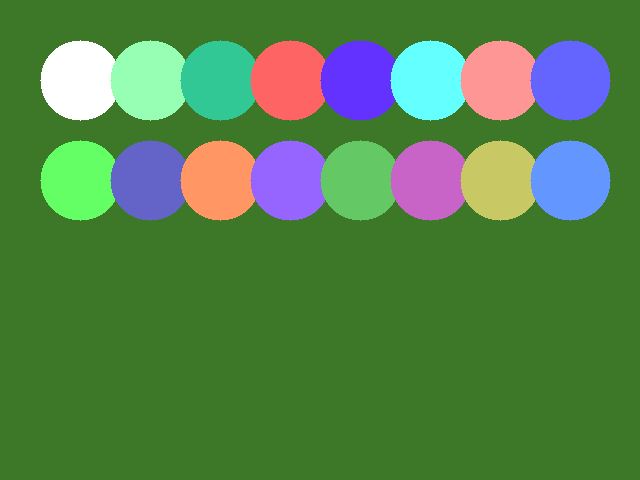
#> input picture tests/fixtures/fixture_16_balls.png, 640 x 480 px
$ python -i detection.py   (imports and definitions only)
#> lines starting #> are read from the running program, lines starting #| are printed output that depends on the picture
#> further down, picture is the input picture: shape (480, 640, 3); mean B, G, R 75.6, 130.9, 83.5
import cv2
import numpy as np
import logging
from dataclasses import dataclass, replace
from functools import lru_cache
from typing import Optional, Union
from src.constants import (
    BALL_DIAMETER_IN, ON_TABLE_MIN_FRACTION, ISOLATION_RING_MAX_FRACTION,
    MIN_COLOR_COVERAGE, MIN_BLACK_COVERAGE, MIN_OWN_COLOR,
    BALL_NUMBERS_BY_COLOR, STRIPE_MIN_WHITE,
    CLOTH_REFERENCE_BGR, CLOTH_GAIN_LIMITS, MAROON_MIN_HIGHLIGHT, BLUE_PURPLE_HUE_SPLIT,
    OFF_CLOTH_GAIN, OFF_CLOTH_HOUGH_PARAM2,
    WHITE_UP_MIN_BAND_PX, WHITE_UP_MIN_SHARE, UNKNOWN_STRIPE, WHITE_UP_MIN_WHITE,
    PLAYER_MIN_AREA_PX, PLAYER_OFF_CLOTH_LEVEL,
)

logger = logging.getLogger(__name__)


@dataclass
class Detection:
    center_px: tuple[float, float]
    radius_px: float
    is_cue_ball: bool
    color_label: str
    ball: Optional[Union[int, str]] = None  # "cue", 1-15, UNKNOWN_STRIPE, or None if unknown


# [80 lines left out: functions table_mask, _disc_template, fraction_on_table, hsv_range_mask, _cloth_sample_index, correct_to_cloth and 1 more, not called in this run]


def off_cloth_image(frame: np.ndarray) -> np.ndarray:
    """How far each pixel's color is from the cloth around it (summed per-channel difference
    from a smoothed local background), as uint8. Balls, including the maroon ones that are
    nearly the cloth's color, show up as rings from their shading and shadow."""
    small = cv2.resize(frame, None, fx=0.25, fy=0.25, interpolation=cv2.INTER_AREA)
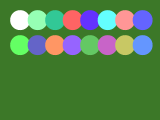
#> small: shape (120, 160, 3); mean B, G, R 75.6, 130.9, 83.5
    background = cv2.resize(cv2.medianBlur(small, 15), (frame.shape[1], frame.shape[0]),
                            interpolation=cv2.INTER_LINEAR)
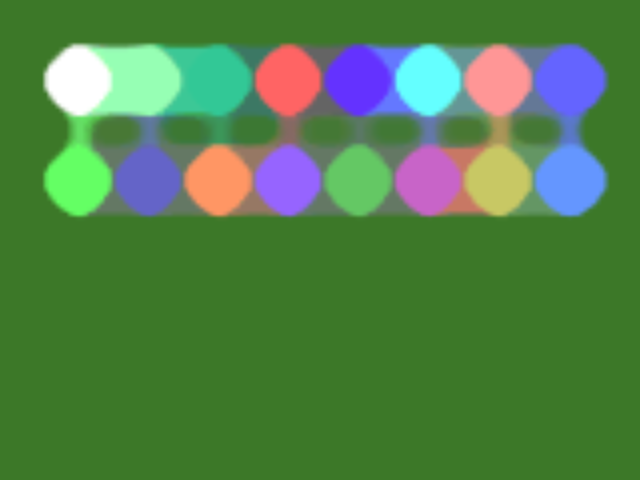
#> background: shape (480, 640, 3); mean B, G, R 73.5, 129.4, 81.2
    diff = cv2.absdiff(frame, background)
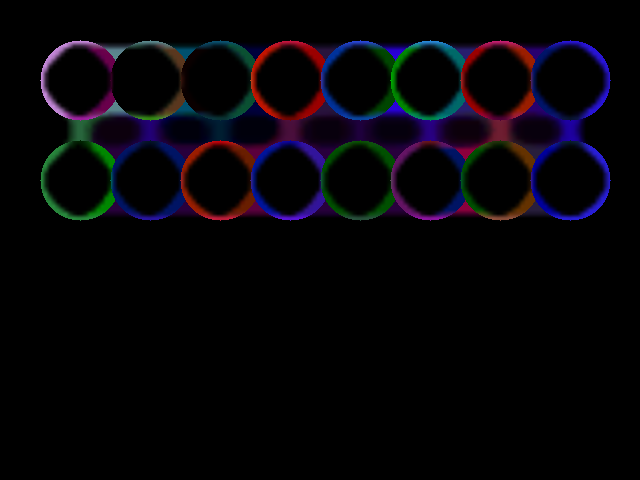
#> diff: shape (480, 640, 3); mean B, G, R 8.2, 4.1, 5.7
    total = cv2.transform(diff, np.full((1, 3), OFF_CLOTH_GAIN, dtype=np.float32))
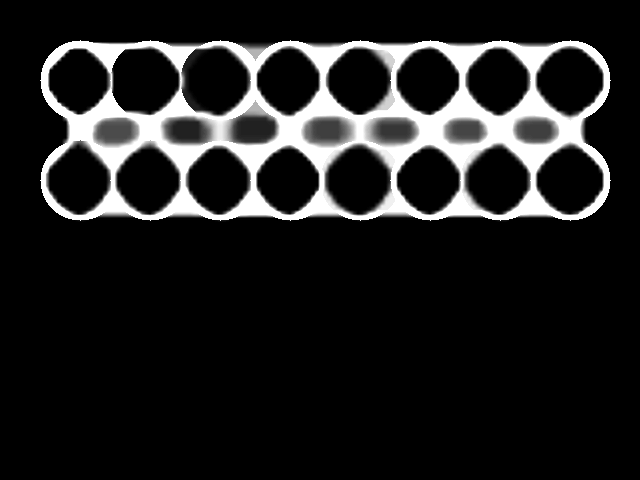
#> total: shape (480, 640); min 0, max 255, mean 32.6
    return cv2.GaussianBlur(total, (5, 5), 0)


# [288 lines left out: functions player_over_table, compute_expected_radius_px, detect_balls, _detect_balls, not called in this run]

>>> import cv2
>>> picture = cv2.imread('../tests/fixtures/fixture_16_balls.png')
>>> result = off_cloth_image(picture)

$ run again, on tests/fixtures/fixture_near_rail.png
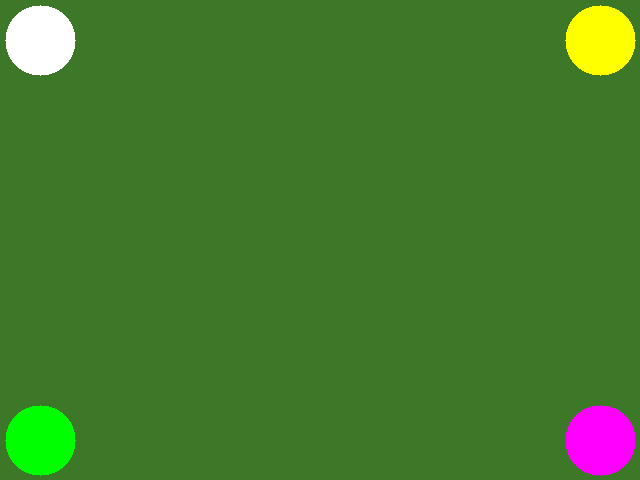
#> input picture tests/fixtures/fixture_near_rail.png, 640 x 480 px
#> picture is the input picture: shape (480, 640, 3); mean B, G, R 44.4, 123.6, 66.6
#> in off_cloth_image, `diff = cv2.absdiff(frame, background)`:
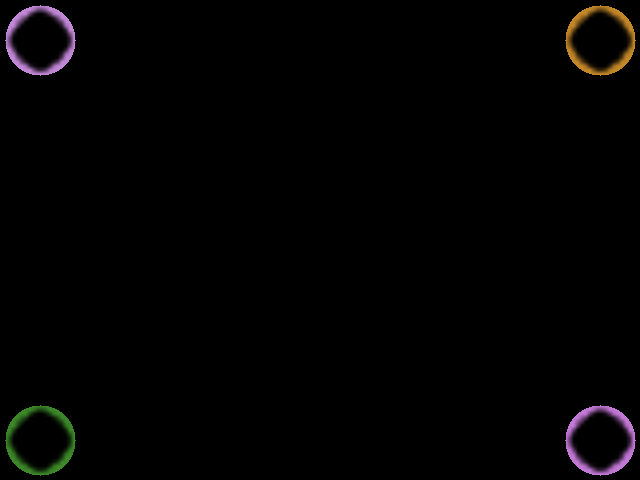
#> diff: shape (480, 640, 3); mean B, G, R 2.1, 2.1, 2.6
#> in off_cloth_image, `total = cv2.transform(diff, np.full((1, 3), OFF_CLOTH_GAIN, dtype=np.f..`:
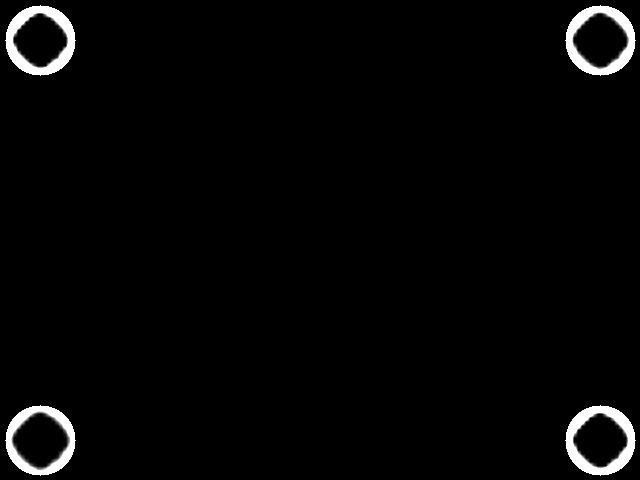
#> total: shape (480, 640); min 0, max 255, mean 6.1

$ run again, on tests/fixtures/fixture_noise.png
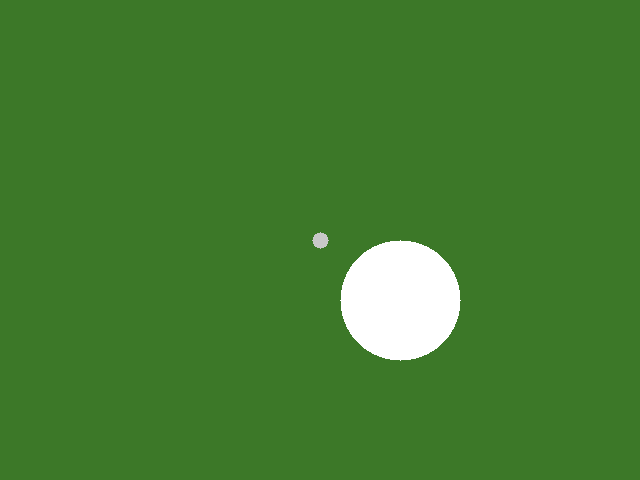
#> input picture tests/fixtures/fixture_noise.png, 640 x 480 px
#> picture is the input picture: shape (480, 640, 3); mean B, G, R 48, 125, 67.3
#> in off_cloth_image, `diff = cv2.absdiff(frame, background)`:
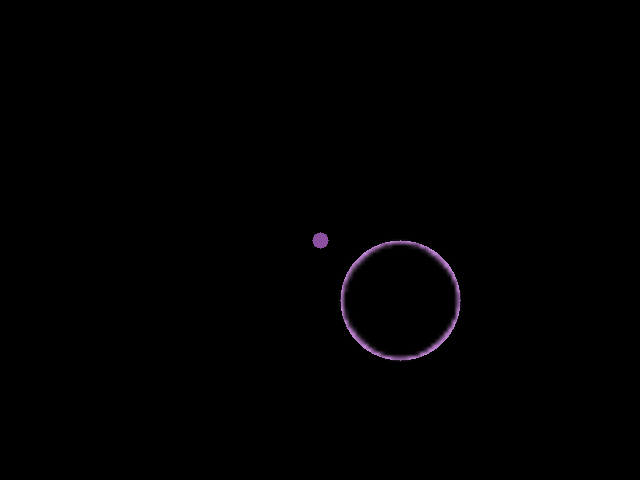
#> diff: shape (480, 640, 3); mean B, G, R 1, 0.6, 0.9
